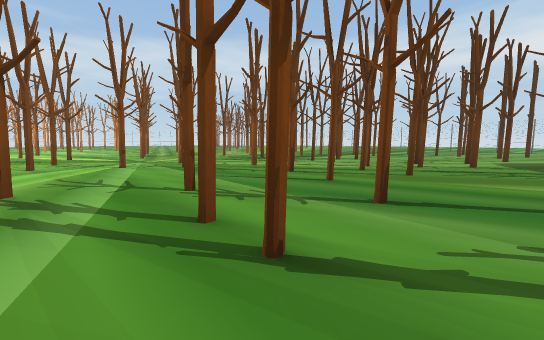
[1] (above)

24 first-person views from a walk through a Unity game level. The camera is 1.4 m above the floor, tilts 6° down and sees 90° across. The floor is counted in squares, 2.36 m on a side. Each view is taken from the middle of a square. On the plan, view 1 faces up. The plan holds only what a view shows up to about 9 squares ahead; the rest is blank. The place goes on beyond the plan. The player is left out. Some animated figures are left out. Some surface patterns are stand-ins.

[2]
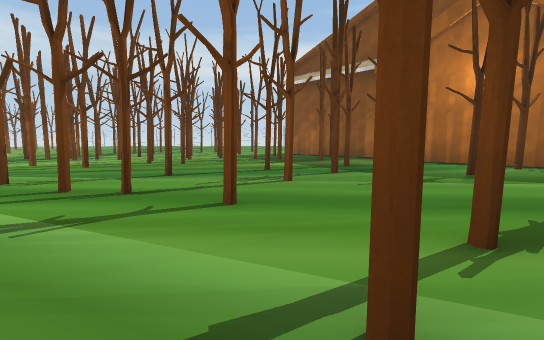

[3]
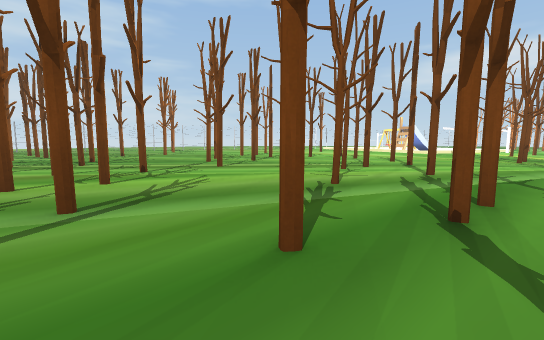

[4]
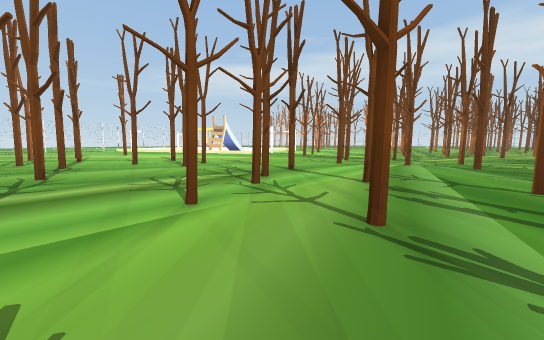

[5]
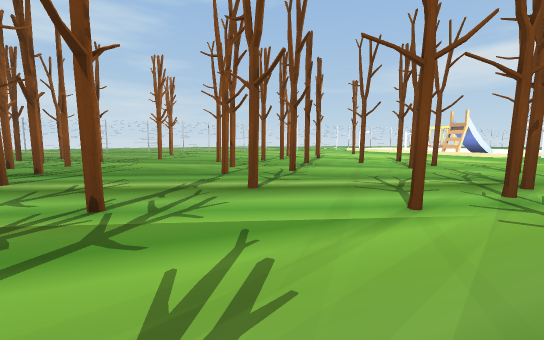

[6]
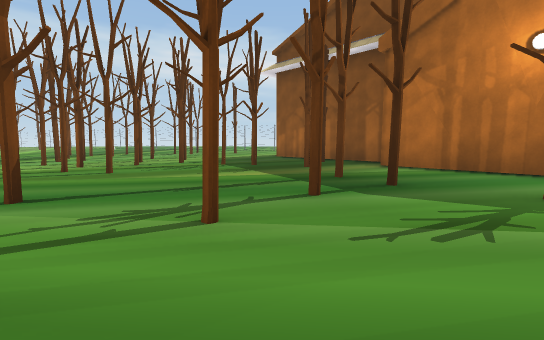

[7]
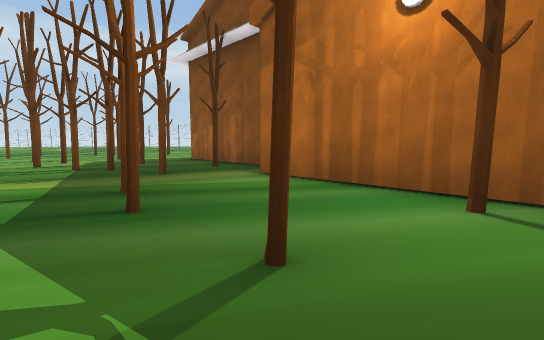

[8]
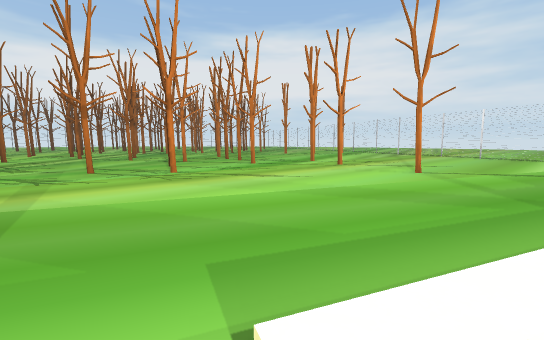

[9]
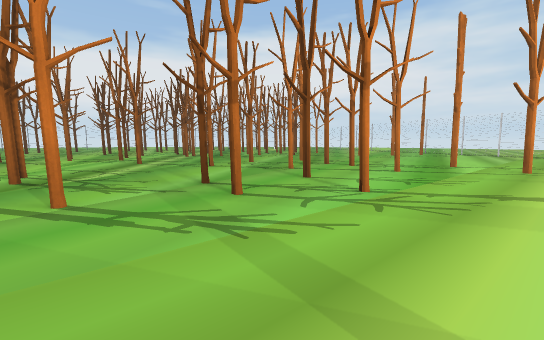

[10]
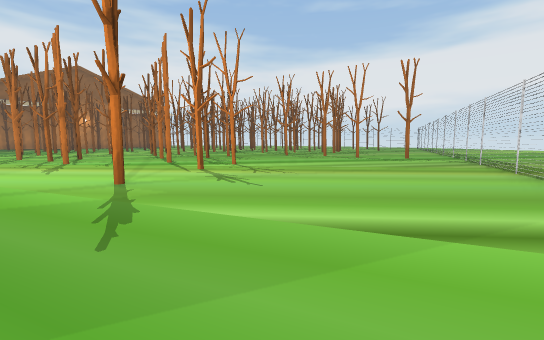

[11]
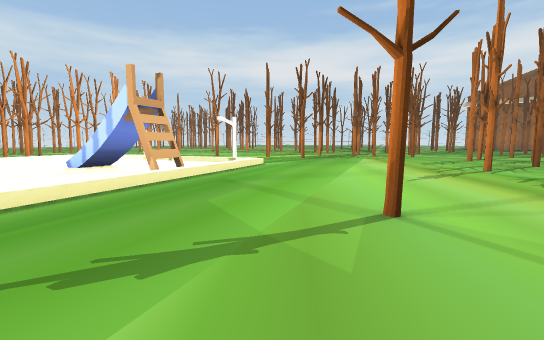

[12]
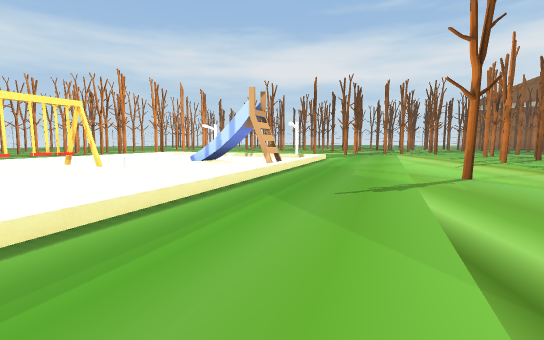

[13]
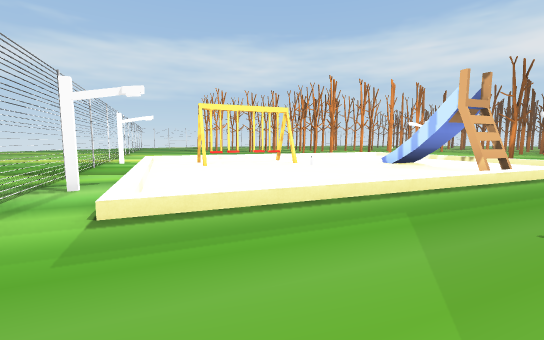

[14]
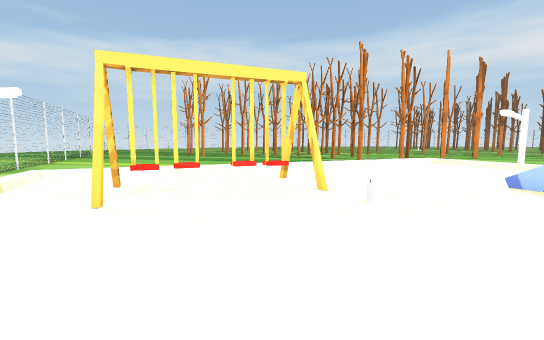

[15]
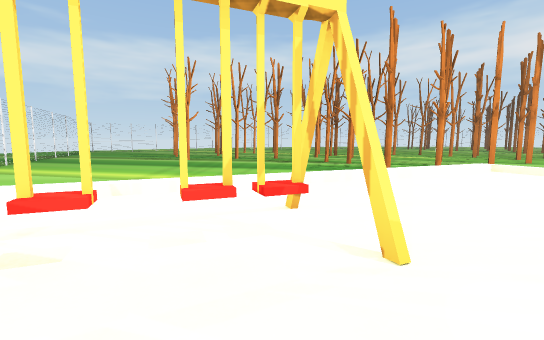

[16]
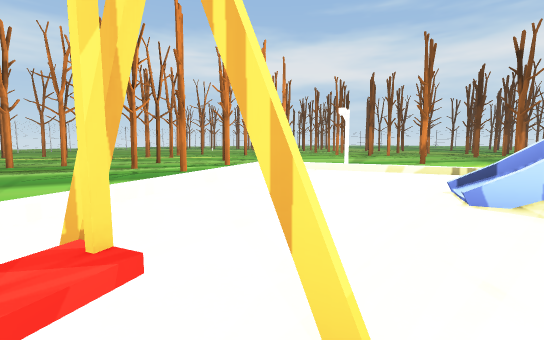

[17]
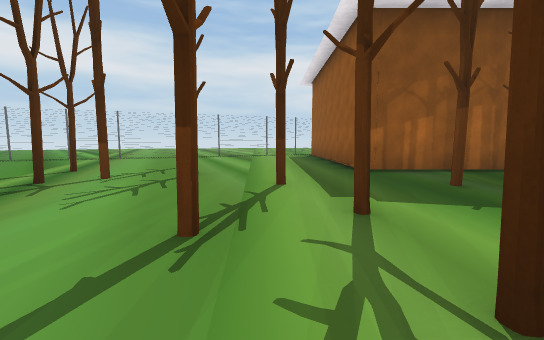

[18]
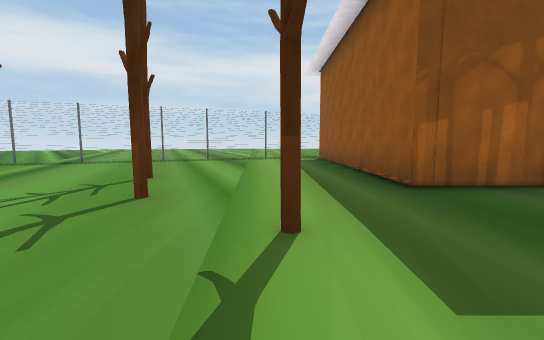

[19]
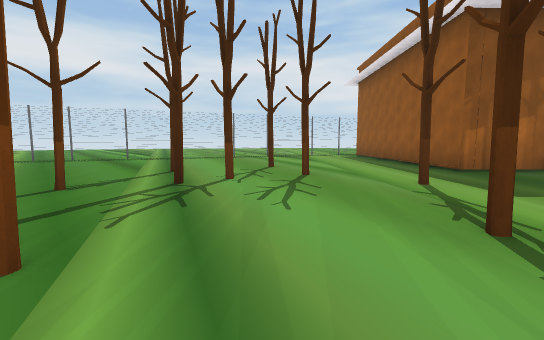

[20]
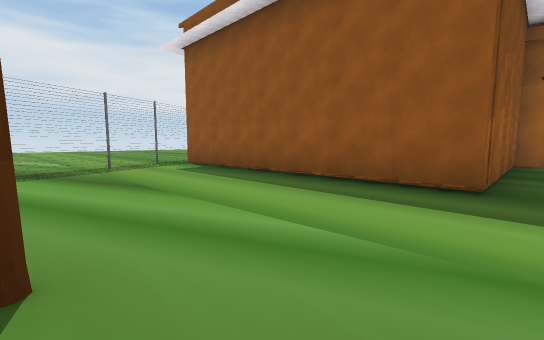

[21]
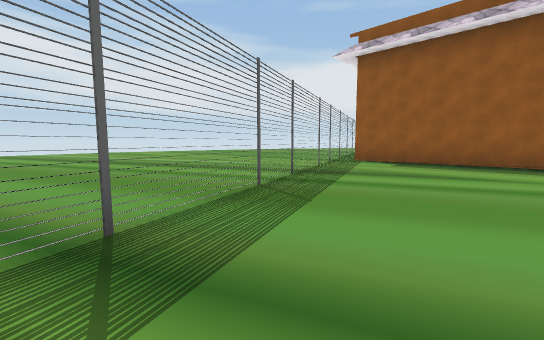

[22]
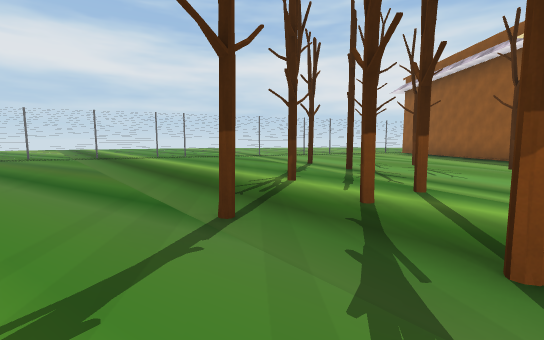

[23]
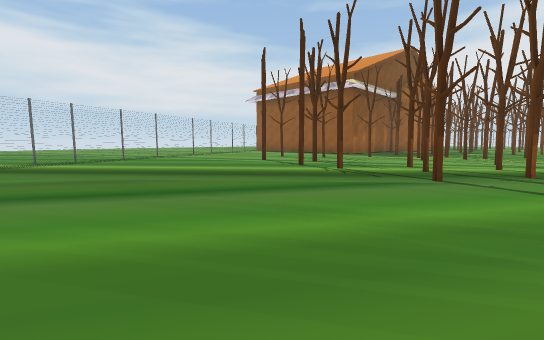

[24]
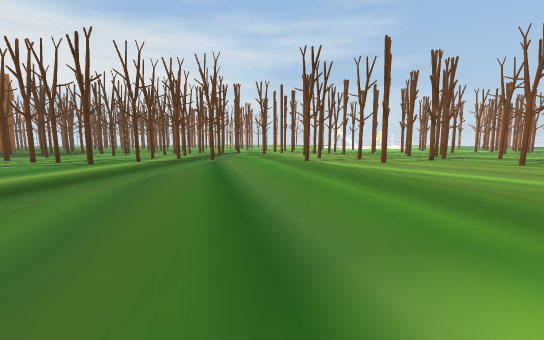

### Floor plan
Key: @ floor where view 1 was taken; # wall or solid block; x gap in a wall; . floor; / step, stairs or slope; T thing the floor can be seen under or through.
Columns run from 26 left of view 1 to 17 right of it. Each row starts with its distance up from view 1.
 22                                     #
 21         ..             #............#
 20         ..             ..............
 19          .              .............
 18         #..             #.#..........T..
 17 #....#...#.......         ............T.
 16 ..........#..#.#.          #..........#..
 15 .#..........#.#..           ...........#.
 14 .#.........#.  ..           ...........#....
 13  .#.......//// ...         ..#.........#....
 12   #.....//.../#....         #.....#.....T...
 11 .....///...../. #...        ..#..#......T...
 10 ...#/..##...../ ....    ..# .......#.....T..
  9  ...#/##.#..#./#.#..#.......#..#..#......T..
  8   ..#/......#../.  .........#....#..........
  7    .#./.....///... .#.....#....#..........T.
  6     ../....//........#..#...#..x...#######T
  5      .#.//................#......#.#
  4       ./............#..............#
  3        .....#....#.....#........#..#
  2        ............#..#..#.........#
  1         .....#..#.......#.#..#.#..##
  0        #......#...#....#..@#......#
 -1        .........#.....#........#..#
 -2         #..........##..##.##.....##

Where each view was taken, in squares from view 1:
view 1: 0 up, 0 right, facing up
view 2: 2 down, 1 left, facing up-right
view 3: 0 up, 2 right, facing left
view 4: 1 down, 1 left, facing up-left
view 5: 1 down, 1 left, facing left
view 6: 1 down, 1 right, facing up-right
view 7: 2 down, 4 right, facing up-right
view 8: 8 up, 11 left, facing down
view 9: 6 up, 8 left, facing down
view 10: 4 up, 18 left, facing down-right
view 11: 2 up, 16 left, facing up-right
view 12: 2 up, 19 left, facing up-right
view 13: 2 up, 18 left, facing up
view 14: 6 up, 18 left, facing up
view 15: 8 up, 18 left, facing up
view 16: 9 up, 18 left, facing up-right
view 17: 8 up, 3 right, facing right
view 18: 8 up, 5 right, facing right
view 19: 10 up, 3 right, facing right
view 20: 10 up, 8 right, facing down-right
view 21: 14 up, 11 right, facing down-right
view 22: 13 up, 1 right, facing right
view 23: 18 up, 2 right, facing down-right
view 24: 21 up, 8 right, facing down-left
